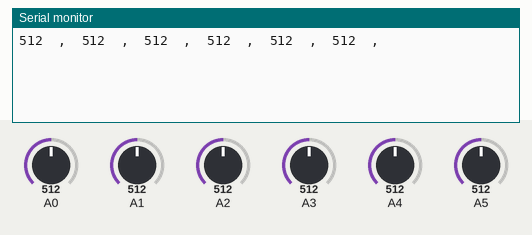
Recording of a sketch running on a simulated Arduino Uno, built with avr-gcc and run on an emulated ATmega328P. Shown: the last lines printed to the serial monitor. The test bench sets the inputs (shaded band); at power-on: A0 = 512, A1 = 512, A2 = 512, A3 = 512, A4 = 512, A5 = 512.

Above: at 1.2 s.
1.3 s: A0 set to 716
At 2.4 s:
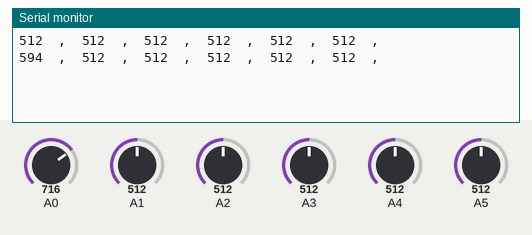
2.8 s: A1 set to 716
At 4.1 s:
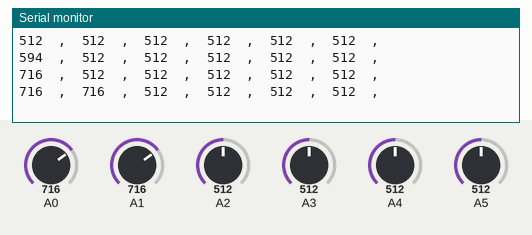
4.3 s: A2 set to 716
At 5.4 s:
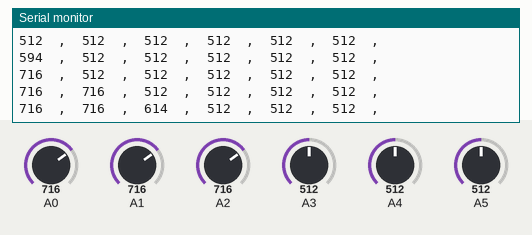
5.8 s: A3 set to 716
At 7.1 s:
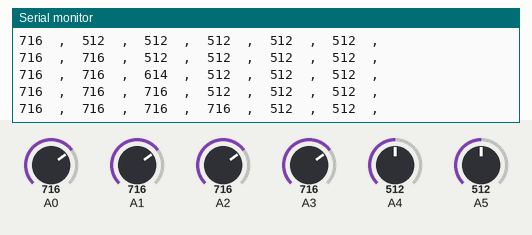
7.3 s: A4 set to 716
At 8.5 s:
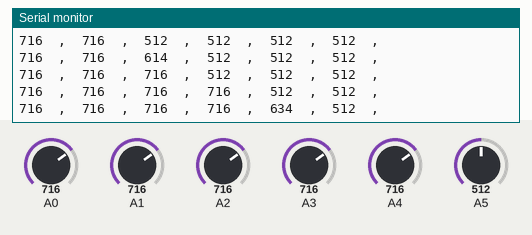
8.8 s: A5 set to 716
At 8.8 s:
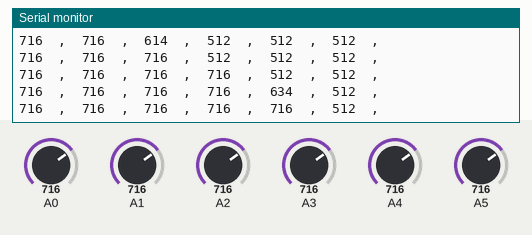
Timing chart, 0 to 11.3 s (numbered marks = the images above; inputs shaded):
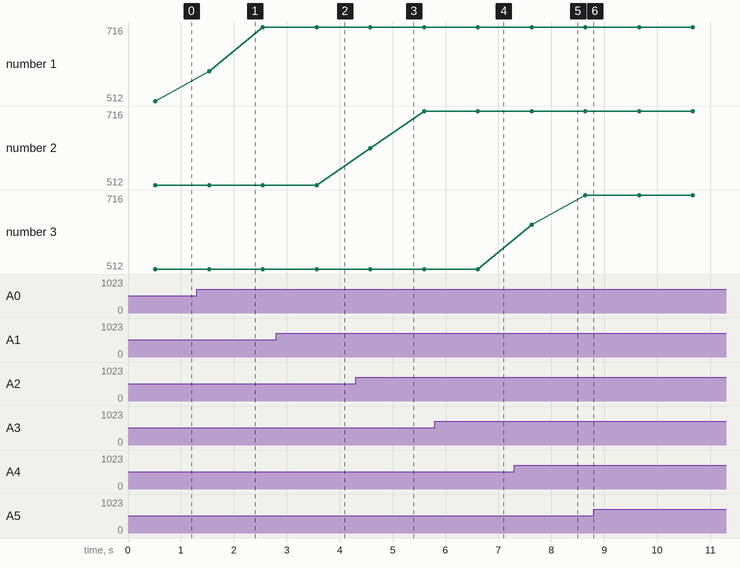

Measured:
- after the input at 1.3 s, the serial monitor: prints a new line after 0.23 s (image 1)
- after the input at 2.8 s, the serial monitor: prints a new line after 0.76 s (image 2)
- after the input at 4.3 s, the serial monitor: prints a new line after 0.28 s (image 3)
- after the input at 5.8 s, the serial monitor: prints a new line after 0.81 s (image 4)
- after the input at 7.3 s, the serial monitor: prints a new line after 0.33 s (image 5)
- plotted number 1: 512 → 716 after the input at 1.3 s

The sketch:

mmHG.ino
```cpp
float rawData[6];
unsigned int avgNum=20, delayMeasure=25;
void setup() {
Serial.begin(9600);
}
void loop() {
readSensors();
printSensors();
delay(500);
}
void readSensors(){
  int i;
 for(i=0; i<6; i++)rawData[i]=0;
 for(int j=0; j<avgNum; j++){
  for(i=0; i<6; i++) rawData[i]=rawData[i]+ analogRead(i);
  delay(delayMeasure);
 }
 for(i=0; i<6; i++) rawData[i]=rawData[i]/avgNum;
}
void printSensors(){
 int i;
 for(i=0; i<6; i++){
 Serial.print(rawData[i],0); Serial.print("  ,  ");
 }
 Serial.println("");

}
```
